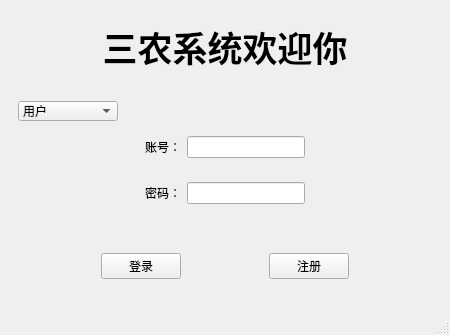
<?xml version="1.0" encoding="UTF-8"?>
<ui version="4.0">
 <class>MainWindow</class>
 <widget class="QMainWindow" name="MainWindow">
  <property name="geometry">
   <rect>
    <x>0</x>
    <y>0</y>
    <width>450</width>
    <height>335</height>
   </rect>
  </property>
  <property name="minimumSize">
   <size>
    <width>450</width>
    <height>335</height>
   </size>
  </property>
  <property name="maximumSize">
   <size>
    <width>450</width>
    <height>335</height>
   </size>
  </property>
  <property name="windowTitle">
   <string>登录</string>
  </property>
  <widget class="QWidget" name="centralwidget">
   <layout class="QGridLayout" name="gridLayout">
    <item row="0" column="0">
     <widget class="QLabel" name="label">
      <property name="text">
       <string>&lt;html&gt;&lt;head/&gt;&lt;body&gt;&lt;p align=&quot;center&quot;&gt;&lt;span style=&quot; font-size:26pt; font-weight:700;&quot;&gt;三农系统欢迎你&lt;/span&gt;&lt;/p&gt;&lt;/body&gt;&lt;/html&gt;</string>
      </property>
     </widget>
    </item>
    <item row="1" column="0">
     <widget class="QWidget" name="widget_3" native="true">
      <layout class="QVBoxLayout" name="verticalLayout">
       <item>
        <widget class="QComboBox" name="comboBox">
         <property name="sizePolicy">
          <sizepolicy hsizetype="Preferred" vsizetype="Fixed">
           <horstretch>0</horstretch>
           <verstretch>0</verstretch>
          </sizepolicy>
         </property>
         <property name="maximumSize">
          <size>
           <width>100</width>
           <height>20</height>
          </size>
         </property>
         <property name="layoutDirection">
          <enum>Qt::LeftToRight</enum>
         </property>
         <property name="maxVisibleItems">
          <number>10</number>
         </property>
         <item>
          <property name="text">
           <string>用户</string>
          </property>
         </item>
         <item>
          <property name="text">
           <string>管理员</string>
          </property>
         </item>
        </widget>
       </item>
       <item>
        <widget class="QWidget" name="widget" native="true">
         <layout class="QHBoxLayout" name="horizontalLayout">
          <item>
           <spacer name="horizontalSpacer_5">
            <property name="orientation">
             <enum>Qt::Horizontal</enum>
            </property>
            <property name="sizeHint" stdset="0">
             <size>
              <width>40</width>
              <height>20</height>
             </size>
            </property>
           </spacer>
          </item>
          <item>
           <widget class="QLabel" name="label_2">
            <property name="text">
             <string>账号：</string>
            </property>
           </widget>
          </item>
          <item>
           <widget class="QLineEdit" name="count"/>
          </item>
          <item>
           <spacer name="horizontalSpacer_6">
            <property name="orientation">
             <enum>Qt::Horizontal</enum>
            </property>
            <property name="sizeHint" stdset="0">
             <size>
              <width>40</width>
              <height>20</height>
             </size>
            </property>
           </spacer>
          </item>
         </layout>
        </widget>
       </item>
       <item>
        <widget class="QWidget" name="widget_2" native="true">
         <layout class="QHBoxLayout" name="horizontalLayout_2">
          <item>
           <spacer name="horizontalSpacer_7">
            <property name="orientation">
             <enum>Qt::Horizontal</enum>
            </property>
            <property name="sizeHint" stdset="0">
             <size>
              <width>40</width>
              <height>20</height>
             </size>
            </property>
           </spacer>
          </item>
          <item>
           <widget class="QLabel" name="label_3">
            <property name="text">
             <string>密码：</string>
            </property>
           </widget>
          </item>
          <item>
           <widget class="QLineEdit" name="password">
            <property name="echoMode">
             <enum>QLineEdit::Password</enum>
            </property>
           </widget>
          </item>
          <item>
           <spacer name="horizontalSpacer_4">
            <property name="orientation">
             <enum>Qt::Horizontal</enum>
            </property>
            <property name="sizeHint" stdset="0">
             <size>
              <width>40</width>
              <height>20</height>
             </size>
            </property>
           </spacer>
          </item>
         </layout>
        </widget>
       </item>
      </layout>
     </widget>
    </item>
    <item row="2" column="0">
     <widget class="QWidget" name="widget_4" native="true">
      <layout class="QHBoxLayout" name="horizontalLayout_3">
       <item>
        <spacer name="horizontalSpacer_2">
         <property name="orientation">
          <enum>Qt::Horizontal</enum>
         </property>
         <property name="sizeHint" stdset="0">
          <size>
           <width>40</width>
           <height>20</height>
          </size>
         </property>
        </spacer>
       </item>
       <item>
        <widget class="QPushButton" name="login">
         <property name="text">
          <string>登录</string>
         </property>
        </widget>
       </item>
       <item>
        <spacer name="horizontalSpacer">
         <property name="orientation">
          <enum>Qt::Horizontal</enum>
         </property>
         <property name="sizeHint" stdset="0">
          <size>
           <width>40</width>
           <height>20</height>
          </size>
         </property>
        </spacer>
       </item>
       <item>
        <widget class="QPushButton" name="enroll">
         <property name="text">
          <string>注册</string>
         </property>
        </widget>
       </item>
       <item>
        <spacer name="horizontalSpacer_3">
         <property name="orientation">
          <enum>Qt::Horizontal</enum>
         </property>
         <property name="sizeHint" stdset="0">
          <size>
           <width>40</width>
           <height>20</height>
          </size>
         </property>
        </spacer>
       </item>
      </layout>
     </widget>
    </item>
   </layout>
  </widget>
  <widget class="QStatusBar" name="statusbar"/>
 </widget>
 <resources/>
 <connections/>
</ui>
